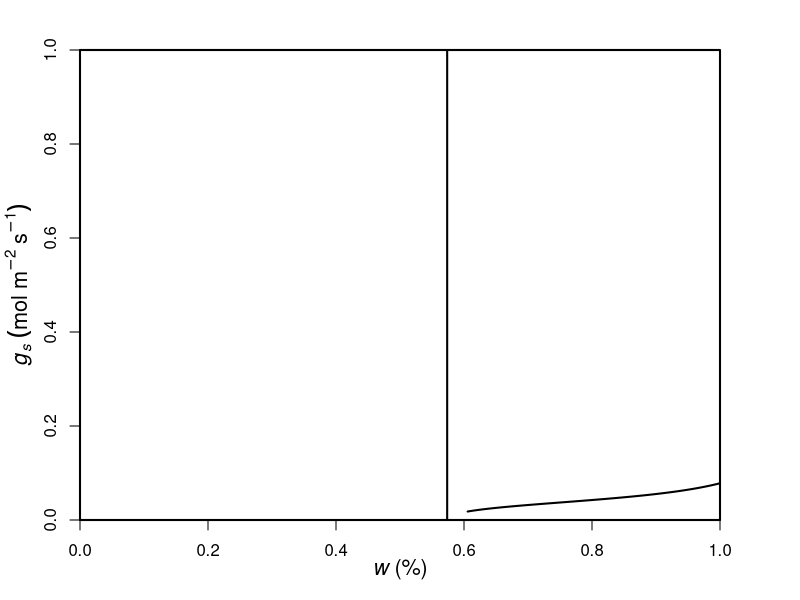

The R script that drew this image:

options(digits=20)

ca1 <- 400
k1 <- 0.025
MAP1 <- 365

# w0
w0f <- function(w,
                ca=400, Vcmax=50, cp=30, Km=703, Rd=1,
                a=1.6, nZ=0.5, p=43200, l=1.8e-5, LAI=1, h=l*a*LAI/nZ*p, VPD=0.02,
                pe=-1.58, b=4.38, h2=h/1000, kmax=5, c=5.71, d=10.05, h3=10){
  res <- ((-c)*h*h2*h3*(ca+Km)*kmax*LAI*pe*(ca*(Rd-Vcmax)+2*cp*Vcmax+Km*(Rd+Vcmax))*VPD*w^b*(-(pe/(w^b*d)))^c-c^2*h^2*h3^2*(ca*(Rd-Vcmax)+2*cp*Vcmax+Km*(Rd+Vcmax))*VPD^2*w^(2*b)*(-(pe/(w^b*d)))^(2*c)-sqrt(c*h*h3*(cp+Km)*Vcmax*(Km*Rd+ca*(Rd-Vcmax)+cp*Vcmax)*VPD*w^b*(-(pe/(w^b*d)))^c*(h2*(ca+Km)*kmax*LAI*pe+c*h*h3*VPD*w^b*(-(pe/(w^b*d)))^c)*(h2*(ca+Km)*kmax*LAI*pe+2*c*h*h3*VPD*w^b*(-(pe/(w^b*d)))^c)^2))/(w^b*(-(pe/(w^b*d)))^c)/(c*h*h3*(ca+Km)^2*VPD*(h2*(ca+Km)*kmax*LAI*pe+c*h*h3*VPD*w^b*(-(pe/(w^b*d)))^c))
  return(res^2)
}

w0 <- optimize(w0f, c(0.1, 0.9), tol=.Machine$double.eps)$minimum

## mu
muf <- function(ca, k, MAP){
  
  muf1 <- function(mu,
                   pe=-1.58, b=4.38, kmax=5, c=5.71, d=10.05, h3=10,
                   a=1.6, LAI=1, nZ=0.5, p=43200, l=1.8e-5, h=l*a*LAI/nZ*p, VPD=0.02,
                   h2=h/1000,
                   Vcmax=50, cp=30, Km=703, Rd=1,
                   MDP=MAP/365, gamma=1/(MDP/k/1000)*nZ){
    
    pxf1 <- function(w, gs){
      ps <- pe*(w0+(1-w0)*w)^(-b)
      kf <- function(x)kmax*exp(-(-x/d)^c)
      f1 <- function(x)-((ps-x)*h2*kf(x))
      minimum <- optimize(f1, c(-20,0), tol=.Machine$double.eps)$minimum
      f2 <- function(x)((ps-x)*h2*kf(x)-h*VPD*gs)^2
      px <- optimize(f2, c(minimum, ps), tol=.Machine$double.eps)$minimum
      return(px)
    }
    pxf2 <- Vectorize(pxf1)
    
    f1 <- function(w){
      w <- w
      O <- function(gs){
        px <- pxf2(w, gs)
        integrand <- function(gs)(h^2*VPD^2*((LAI*((2*ca)/gs+(2*Km)/gs+(ca^2*gs+gs*Km^2+Km*Rd+ca*(2*gs*Km+Rd-Vcmax)+2*cp*Vcmax+Km*Vcmax)^2/(ca^2*gs^2+gs^2*Km^2+(Rd-Vcmax)^2+2*ca*gs*(gs*Km+Rd-Vcmax)+2*gs*(2*cp*Vcmax+Km*(Rd+Vcmax)))^(3/2)+(-3*ca^2*gs-3*gs*Km^2-2*ca*(3*gs*Km+Rd-Vcmax)-2*(2*cp*Vcmax+Km*(Rd+Vcmax)))/(gs*sqrt(ca^2*gs^2+gs^2*Km^2+(Rd-Vcmax)^2+2*ca*gs*(gs*Km+Rd-Vcmax)+2*gs*(2*cp*Vcmax+Km*(Rd+Vcmax))))))/(h^2*VPD^2)-(2*(-1+c)*c*exp((-(px/d))^c)*h3*(-(px/d))^c*(w+w0-w*w0)^(2*b))/(h2^2*kmax^2*(px*(w+w0-w*w0)^b+c*(-(px/d))^c*(pe-px*(w+w0-w*w0)^b))^2)+(2*c^2*exp((-(px/d))^c)*h3*(-(px/d))^(2*c)*(w+w0-w*w0)^(2*b))/(h2^2*kmax^2*(px*(w+w0-w*w0)^b+c*(-(px/d))^c*(pe-px*(w+w0-w*w0)^b))^2)+(4*c*h3*(-(px/d))^c*(w+w0-w*w0)^b)/(gs*h*h2*kmax*VPD*(px*(w+w0-w*w0)^b+c*(-(px/d))^c*(pe-px*(w+w0-w*w0)^b)))+(2*(LAI*(-(ca/gs)-Km/gs+(ca^2*gs+gs*Km^2+Km*Rd+ca*(2*gs*Km+Rd-Vcmax)+2*cp*Vcmax+Km*Vcmax)/(gs*sqrt(ca^2*gs^2+gs^2*Km^2+(Rd-Vcmax)^2+2*ca*gs*(gs*Km+Rd-Vcmax)+2*gs*(2*cp*Vcmax+Km*(Rd+Vcmax)))))-(2*c*h*h3*(-(px/d))^c*VPD*(w+w0-w*w0)^b)/(gs*h2*kmax*(px*(w+w0-w*w0)^b+c*(-(px/d))^c*(pe-px*(w+w0-w*w0)^b)))))/(h^2*VPD^2)))/(gs*(-((2*gamma*((-1+exp(-(-(px/d))^c))*h3+mu-(1/2)*LAI*((-ca)*gs-gs*Km+Rd-Vcmax+sqrt(ca^2*gs^2+gs^2*Km^2+(Rd-Vcmax)^2+2*ca*gs*(gs*Km+Rd-Vcmax)+2*gs*(2*cp*Vcmax+Km*(Rd+Vcmax))))))/gs^2)-(2*b*(-1+c)*c*h*h3*pe*(-(px/d))^c*VPD*(-1+w0)*(w+w0-w*w0)^(-1+b))/(gs*h2*kmax*(px*(w+w0-w*w0)^b+c*(-(px/d))^c*(pe-px*(w+w0-w*w0)^b))^2)+(2*b*c^2*h*h3*pe*(-(px/d))^(2*c)*VPD*(-1+w0)*(w+w0-w*w0)^(-1+b))/(gs*h2*kmax*(px*(w+w0-w*w0)^b+c*(-(px/d))^c*(pe-px*(w+w0-w*w0)^b))^2)-(2*b*c^2*h*h3*pe*(-(px/d))^(2*c)*VPD*(-1+w0)*(w+w0-w*w0)^b)/(gs*h2*kmax*(w*(-1+w0)-w0)*(px*(w+w0-w*w0)^b+c*(-(px/d))^c*(pe-px*(w+w0-w*w0)^b))^2)-(2*b*c*h3*pe*(-(px/d))^c*(-1+w0))/(exp((-(px/d))^c)*(gs^2*(w+w0-w*w0)*(px*(w+w0-w*w0)^b+c*(-(px/d))^c*(pe-px*(w+w0-w*w0)^b))))+(-gamma+k/(gs*h*VPD))*(-((LAI*(ca+Km-(ca^2*gs+gs*Km^2+Km*Rd+ca*(2*gs*Km+Rd-Vcmax)+2*cp*Vcmax+Km*Vcmax)/sqrt(ca^2*gs^2+gs^2*Km^2+(Rd-Vcmax)^2+2*ca*gs*(gs*Km+Rd-Vcmax)+2*gs*(2*cp*Vcmax+Km*(Rd+Vcmax)))))/gs)-(2*c*h*h3*(-(px/d))^c*VPD*(w+w0-w*w0)^b)/(gs*h2*kmax*(px*(w+w0-w*w0)^b+c*(-(px/d))^c*(pe-px*(w+w0-w*w0)^b))))))
        res <- integrate(integrand, 0, gs, rel.tol=.Machine$double.eps^0.75)$value-(w-w0)
        return(res^2)
      }
      u <- optimize(O, c(0,1), tol=.Machine$double.eps)$minimum
      return(u)
    }
    
    f2 <- Vectorize(f1)
    gs1 <- f2(1)
    px1 <- pxf2(1, gs1)
    res <- (1/2)*(-2*(-1+exp(-(-(px1/d))^c))*h3-gs1^2*LAI*(-(ca/gs1)-Km/gs1+(ca^2*gs1+gs1*Km^2+Km*Rd+ca*(2*gs1*Km+Rd-Vcmax)+2*cp*Vcmax+Km*Vcmax)/(gs1*sqrt(ca^2*gs1^2+gs1^2*Km^2+(Rd-Vcmax)^2+2*ca*gs1*(gs1*Km+Rd-Vcmax)+2*gs1*(2*cp*Vcmax+Km*(Rd+Vcmax)))))+LAI*((-ca)*gs1-gs1*Km+Rd-Vcmax+sqrt(ca^2*gs1^2+gs1^2*Km^2+(Rd-Vcmax)^2+2*ca*gs1*(gs1*Km+Rd-Vcmax)+2*gs1*(2*cp*Vcmax+Km*(Rd+Vcmax))))+(2*c*gs1*h*h3*(-(px1/d))^c*VPD)/(h2*kmax*px1+c*h2*kmax*pe*(-(px1/d))^c-c*h2*kmax*px1*(-(px1/d))^c))
    return(res)
  }
  
  muf2 <- function(mu){(muf1(mu)-mu)^2}
  resf <- function(x)optimize(muf2, c(x, 1e9), tol=.Machine$double.eps)
  
  estint <- function(p1, p2, p3){
    est <- try(resf(p1), silent=TRUE)
    i <- 0
    if(inherits(est, "try-error")){
      while(inherits(est, "try-error")){
        i <- i + 1
        est <- try(resf(p1+p2*i/(10^p3)), silent=TRUE)
        message(p1+p2*i/(10^p3))
      }
    }
    return(p1+p2*i/(10^p3))
  }
  
  intlowerm1 <- estint(-20, 1, -1)
  intlower0 <- estint(intlowerm1-1e1, 1, 0)
  intlower1 <- estint(intlower0-1e0, 1, 1)
  intlower2 <- estint(intlower1-1e-1, 1, 2)
  intlower3 <- estint(intlower2-1e-2, 1, 3)
  res <- resf(intlower3)
  return(res)
}

mu1 <- muf(ca=ca1, k=k1, MAP=MAP1)
mu2 <- mu1$minimum

# gsw
gswf1 <- function(w,
                  mu=mu2,
                  ca=ca1, k=k1, MAP=MAP1,
                  pe=-1.58, b=4.38, kmax=5, c=5.71, d=10.05, h3=10,
                  a=1.6, LAI=1, nZ=0.5, p=43200, l=1.8e-5, h=l*a*LAI/nZ*p, VPD=0.02,
                  h2=h/1000,
                  Vcmax=50, cp=30, Km=703, Rd=1,
                  MDP=MAP/365, gamma=1/(MDP/k/1000)*nZ){
  
  pxf1 <- function(w, gs){
    ps <- pe*(w0+(1-w0)*w)^(-b)
    kf <- function(x)kmax*exp(-(-x/d)^c)
    f1 <- function(x)-((ps-x)*h2*kf(x))
    minimum <- optimize(f1, c(-20,0), tol=.Machine$double.eps)$minimum
    f2 <- function(x)((ps-x)*h2*kf(x)-h*VPD*gs)^2
    px <- optimize(f2, c(minimum, ps), tol=.Machine$double.eps)$minimum
    return(px)
  }
  pxf2 <- Vectorize(pxf1)
  
  f1 <- function(w){
    w <- w
    O <- function(gs){
      px <- pxf2(w, gs)
      integrand <- function(gs)(h^2*VPD^2*((LAI*((2*ca)/gs+(2*Km)/gs+(ca^2*gs+gs*Km^2+Km*Rd+ca*(2*gs*Km+Rd-Vcmax)+2*cp*Vcmax+Km*Vcmax)^2/(ca^2*gs^2+gs^2*Km^2+(Rd-Vcmax)^2+2*ca*gs*(gs*Km+Rd-Vcmax)+2*gs*(2*cp*Vcmax+Km*(Rd+Vcmax)))^(3/2)+(-3*ca^2*gs-3*gs*Km^2-2*ca*(3*gs*Km+Rd-Vcmax)-2*(2*cp*Vcmax+Km*(Rd+Vcmax)))/(gs*sqrt(ca^2*gs^2+gs^2*Km^2+(Rd-Vcmax)^2+2*ca*gs*(gs*Km+Rd-Vcmax)+2*gs*(2*cp*Vcmax+Km*(Rd+Vcmax))))))/(h^2*VPD^2)-(2*(-1+c)*c*exp((-(px/d))^c)*h3*(-(px/d))^c*(w+w0-w*w0)^(2*b))/(h2^2*kmax^2*(px*(w+w0-w*w0)^b+c*(-(px/d))^c*(pe-px*(w+w0-w*w0)^b))^2)+(2*c^2*exp((-(px/d))^c)*h3*(-(px/d))^(2*c)*(w+w0-w*w0)^(2*b))/(h2^2*kmax^2*(px*(w+w0-w*w0)^b+c*(-(px/d))^c*(pe-px*(w+w0-w*w0)^b))^2)+(4*c*h3*(-(px/d))^c*(w+w0-w*w0)^b)/(gs*h*h2*kmax*VPD*(px*(w+w0-w*w0)^b+c*(-(px/d))^c*(pe-px*(w+w0-w*w0)^b)))+(2*(LAI*(-(ca/gs)-Km/gs+(ca^2*gs+gs*Km^2+Km*Rd+ca*(2*gs*Km+Rd-Vcmax)+2*cp*Vcmax+Km*Vcmax)/(gs*sqrt(ca^2*gs^2+gs^2*Km^2+(Rd-Vcmax)^2+2*ca*gs*(gs*Km+Rd-Vcmax)+2*gs*(2*cp*Vcmax+Km*(Rd+Vcmax)))))-(2*c*h*h3*(-(px/d))^c*VPD*(w+w0-w*w0)^b)/(gs*h2*kmax*(px*(w+w0-w*w0)^b+c*(-(px/d))^c*(pe-px*(w+w0-w*w0)^b)))))/(h^2*VPD^2)))/(gs*(-((2*gamma*((-1+exp(-(-(px/d))^c))*h3+mu-(1/2)*LAI*((-ca)*gs-gs*Km+Rd-Vcmax+sqrt(ca^2*gs^2+gs^2*Km^2+(Rd-Vcmax)^2+2*ca*gs*(gs*Km+Rd-Vcmax)+2*gs*(2*cp*Vcmax+Km*(Rd+Vcmax))))))/gs^2)-(2*b*(-1+c)*c*h*h3*pe*(-(px/d))^c*VPD*(-1+w0)*(w+w0-w*w0)^(-1+b))/(gs*h2*kmax*(px*(w+w0-w*w0)^b+c*(-(px/d))^c*(pe-px*(w+w0-w*w0)^b))^2)+(2*b*c^2*h*h3*pe*(-(px/d))^(2*c)*VPD*(-1+w0)*(w+w0-w*w0)^(-1+b))/(gs*h2*kmax*(px*(w+w0-w*w0)^b+c*(-(px/d))^c*(pe-px*(w+w0-w*w0)^b))^2)-(2*b*c^2*h*h3*pe*(-(px/d))^(2*c)*VPD*(-1+w0)*(w+w0-w*w0)^b)/(gs*h2*kmax*(w*(-1+w0)-w0)*(px*(w+w0-w*w0)^b+c*(-(px/d))^c*(pe-px*(w+w0-w*w0)^b))^2)-(2*b*c*h3*pe*(-(px/d))^c*(-1+w0))/(exp((-(px/d))^c)*(gs^2*(w+w0-w*w0)*(px*(w+w0-w*w0)^b+c*(-(px/d))^c*(pe-px*(w+w0-w*w0)^b))))+(-gamma+k/(gs*h*VPD))*(-((LAI*(ca+Km-(ca^2*gs+gs*Km^2+Km*Rd+ca*(2*gs*Km+Rd-Vcmax)+2*cp*Vcmax+Km*Vcmax)/sqrt(ca^2*gs^2+gs^2*Km^2+(Rd-Vcmax)^2+2*ca*gs*(gs*Km+Rd-Vcmax)+2*gs*(2*cp*Vcmax+Km*(Rd+Vcmax)))))/gs)-(2*c*h*h3*(-(px/d))^c*VPD*(w+w0-w*w0)^b)/(gs*h2*kmax*(px*(w+w0-w*w0)^b+c*(-(px/d))^c*(pe-px*(w+w0-w*w0)^b))))))
      res <- integrate(integrand, 0, gs)$value-(w-w0)
      return(res^2)
    }
    u <- optimize(O, c(0,1), tol=.Machine$double.eps)$minimum
    return(u)
  }
  
  f2 <- Vectorize(f1)
  res <- f2(w)
  return(res)
}
gswf2 <- Vectorize(gswf1)

# Figure
windows(8, 6)
par(mgp = c(2.2, 1, 0), xaxs = "i", yaxs = "i", lwd = 2, mar=c(4, 4, 2.5, 4), mfrow=c(1,1))
curve(gswf2, w0+0.032, 1, type="l",
     xlab = expression(italic(w)~"(%)"),
     ylab = expression(italic(g[s])~(mol~m^-2~s^-1)),
     xlim = c(0, 1), ylim = c(0, 1),
     cex.lab = 1.3)
abline(v=w0)